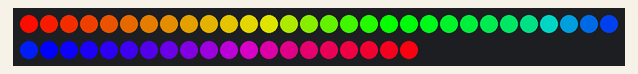
Simulated run of this sketch. Board: Arduino Uno, built with avr-gcc and run on an emulated ATmega328P. On the bench: 50 RGB LEDs in strip order, left to right, continuing on the next row. Random numbers use the default seed unless the sketch sets one.

Above: at 0.06 s.
At 3.59 s:
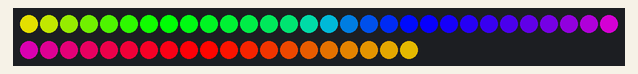
At 6.7 s:
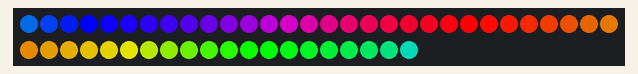
At 7.88 s:
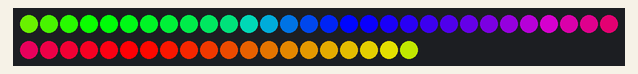
At 10.23 s:
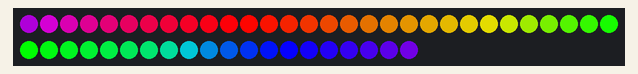
At 14.52 s:
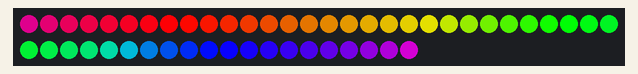

Measured:
- by itself, everything shown: repeats every 13.7 s, in 128 steps

The sketch:

Rainbow_Cycle_Flashing_2.ino
```cpp
#include <FastLED.h>
#define LED_PIN     5
#define NUM_LEDS    50
#define BRIGHTNESS  100
#define LED_TYPE    WS2811
#define COLOR_ORDER RGB
#define STROBE 0.5
#define GAP 100
CRGB leds[NUM_LEDS];

//int a = 1;
//int b = 2;
//int c = 3;
int h = 0;
long randNumber_1;
long randNumber_2;
long randNumber_3;
long randNumber_4;
long randNumber_5;
long randNumber_6;

void setup() {
  FastLED.addLeds<LED_TYPE, LED_PIN, COLOR_ORDER>(leds, NUM_LEDS).setCorrection( TypicalLEDStrip );

}

void loop() {
  // put your main code here, to run repeatedly:
      // Turn the first led red for 1 second
//      leds[0] = CRGB::Red;
//      FastLED.show();
//      delay(1000);
//
//      // Set the first led back to black for 1 second
//      leds[0] = CRGB::Black;
//      FastLED.show();
//      delay(1000);

      for(int i = 0; i < NUM_LEDS; i++) {
          h = h + 5;
          randNumber_1 = random(255);
          leds[i] = CHSV( h, 255, 255 );
//          FastLED.show();
          // clear this led for the next time around the loop
//          delay(GAP);
//          leds[i] = CRGB::Black;
      }
      FastLED.show();

      delay(GAP);
//      int v = 0;
//      for(int h = 0; h < 255; h = h + 5) {
////        if (i > 255){
////          int i = 0
////          fill_solid(leds, NUM_LEDS, CHSV( i, 255, 255 )); // Set all to red.
////          FastLED.show();
////          delay(DELAY);
////        }
//        v = v + 5;
//        randNumber = random(255);
//        // Turn All LEDs On
//        fill_solid(leds, NUM_LEDS, CHSV( randNumber, 255, 255 )); // Set all to red.
//        FastLED.show();
//        delay(STROBE);
//        // Turn All LEDs Off
//        fill_solid(leds, NUM_LEDS, CHSV( 0, 0, 0 ));
//        FastLED.show();
//        delay(GAP);
//      }
//        fill_solid(leds, NUM_LEDS, CHSV( 0, 255, 255 )); // Set all to red.
//        FastLED.show();
//        delay(DELAY);
//        fill_solid(leds, NUM_LEDS, CHSV( 32, 255, 255 )); // Set all to red.
//        FastLED.show();
//        delay(DELAY);
//        fill_solid(leds, NUM_LEDS, CHSV( 64, 255, 255 )); // Set all to red.
//        FastLED.show();
//        delay(DELAY);
//        fill_solid(leds, NUM_LEDS, CHSV( 96, 255, 255 )); // Set all to red.
//        FastLED.show();
//        delay(DELAY);
//        fill_solid(leds, NUM_LEDS, CHSV( 128, 255, 255 )); // Set all to red.
//        FastLED.show();
//        delay(DELAY);
//        fill_solid(leds, NUM_LEDS, CHSV( 160, 255, 255 )); // Set all to red.
//        FastLED.show();
//        delay(DELAY);
//        fill_solid(leds, NUM_LEDS, CHSV( 192, 255, 255 )); // Set all to red.
//        FastLED.show();
//        delay(DELAY);
//        fill_solid(leds, NUM_LEDS, CHSV( 224, 255, 255 )); // Set all to red.
//        FastLED.show();
//        delay(DELAY);

}
```
